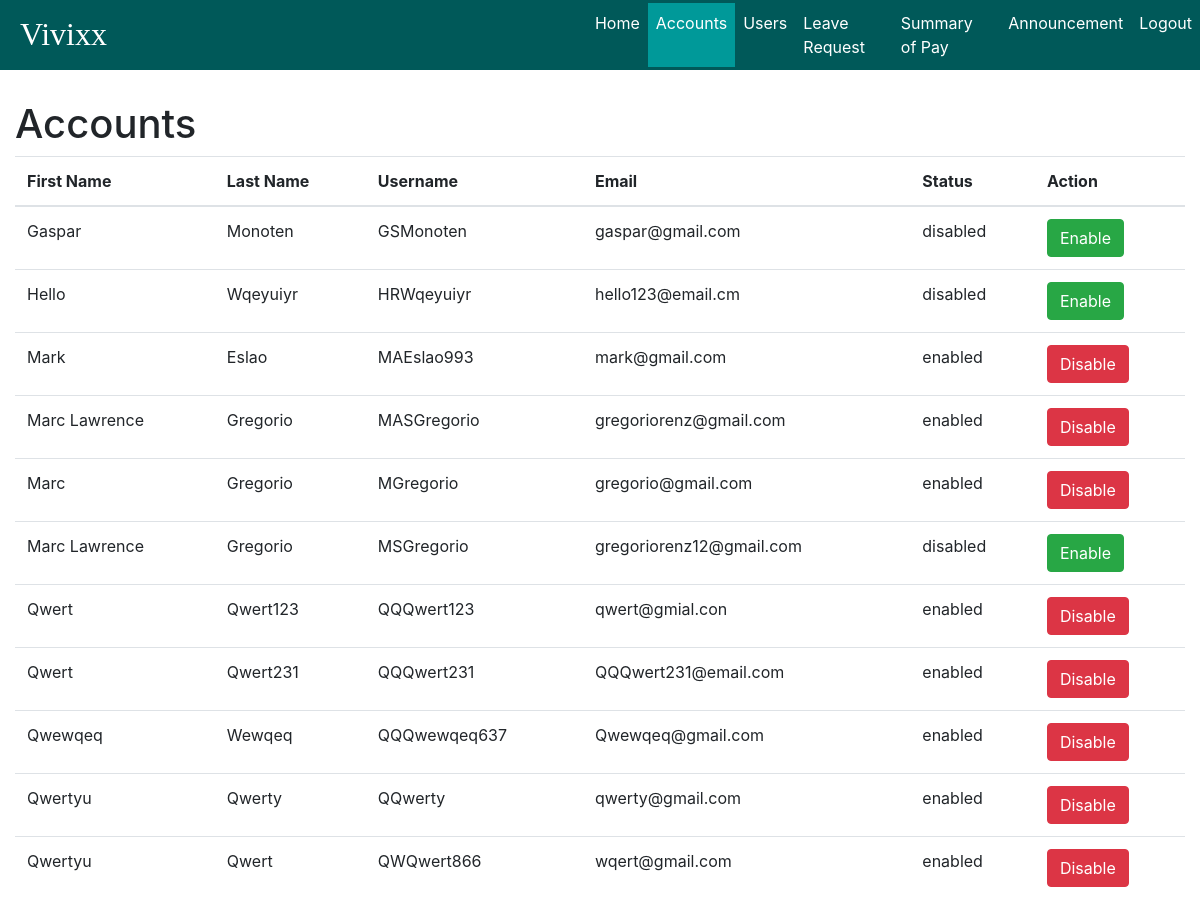
The page /admin/accounts/accounts_status.php (signed in) on the database as committed earlier.
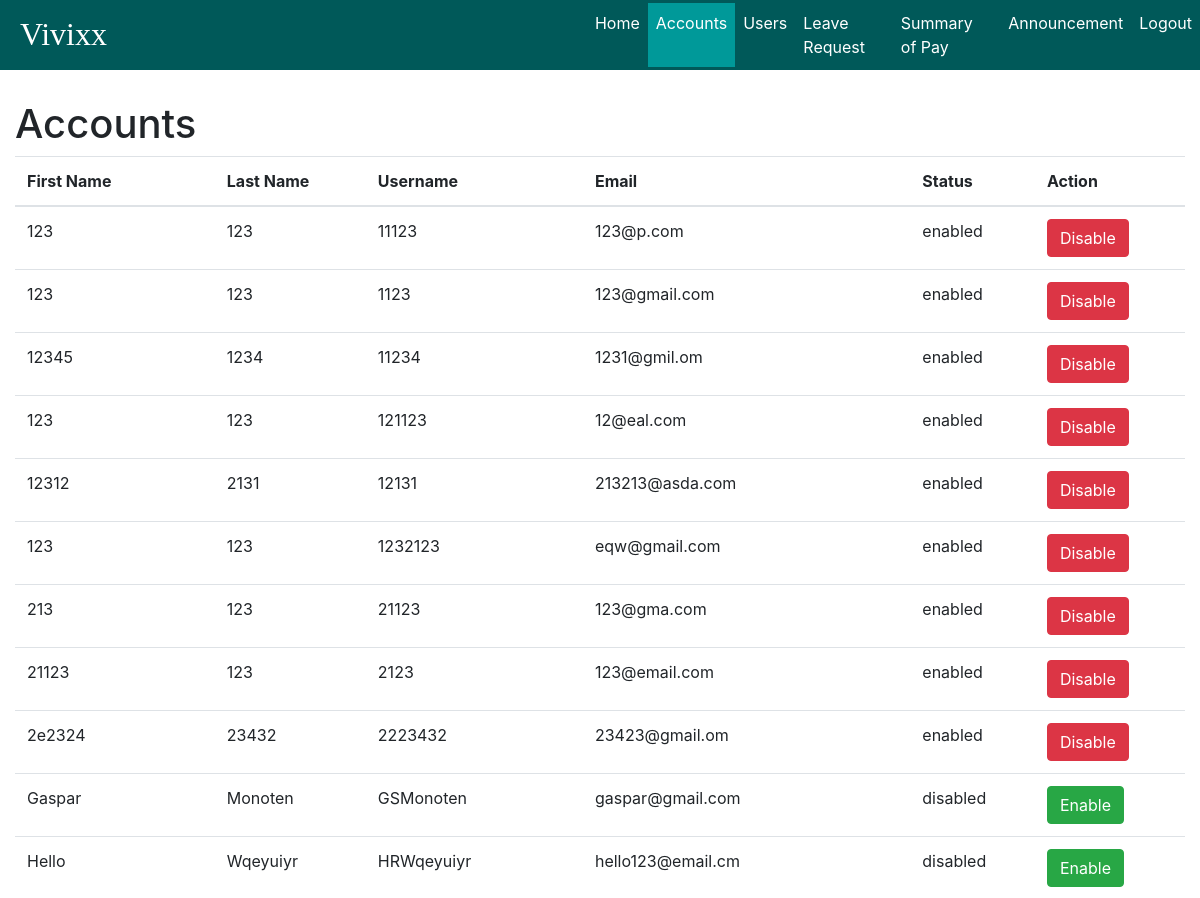
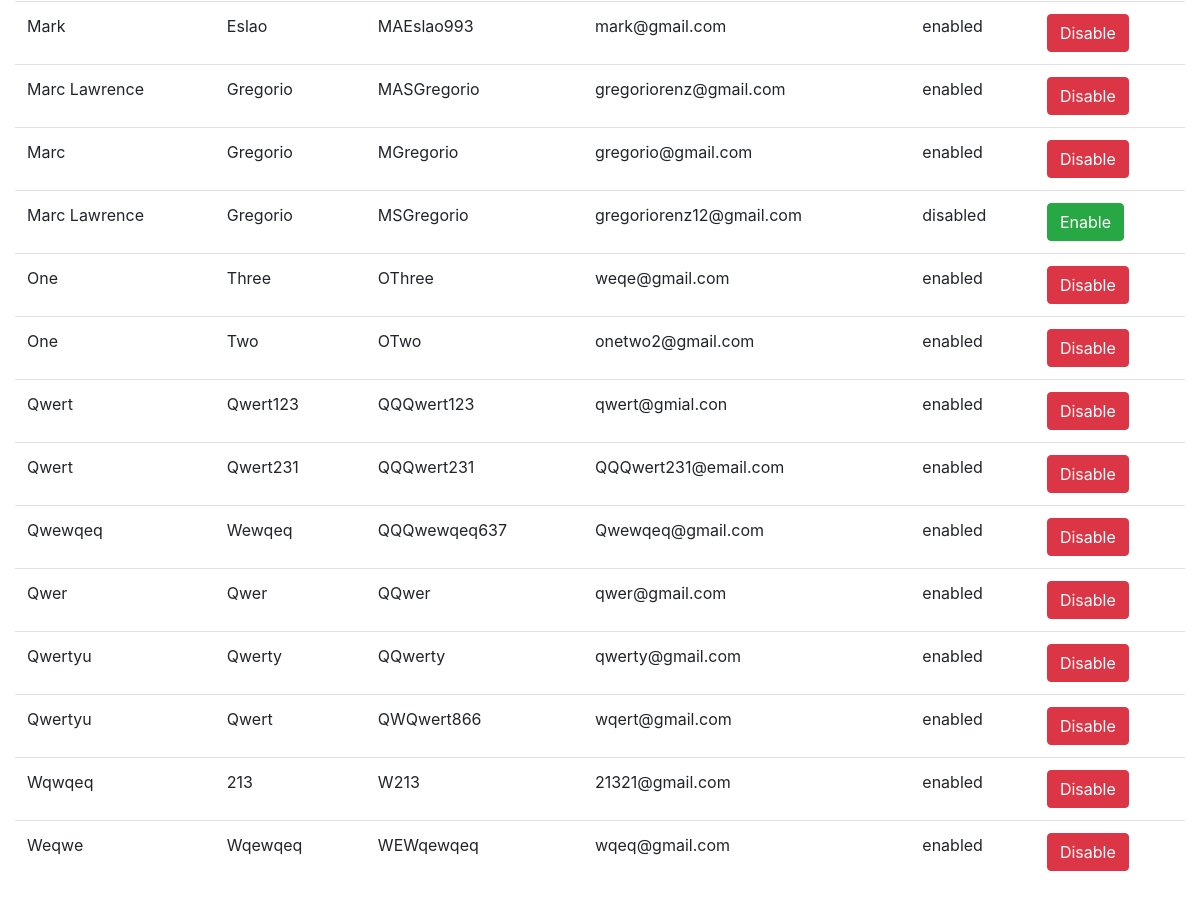
The same page on the database as committed later (2 pictures, top to bottom).
### tables this page shows
CREATE TABLE `user` (
  `username` varchar(45) NOT NULL,
  `user_id` int(11) NOT NULL AUTO_INCREMENT,
  `email` varchar(45) NOT NULL,
  `password` varchar(255) NOT NULL,
  `date_registered` date NOT NULL,
  `status` enum('enabled','disabled') DEFAULT 'enabled',
  `type` enum('admin','user') DEFAULT 'user',
  PRIMARY KEY (`username`),
  UNIQUE KEY `user_id_UNIQUE` (`user_id`),
  UNIQUE KEY `username_UNIQUE` (`username`)
);

CREATE TABLE `user_info` (
  `user_id` int(11) NOT NULL,
  `prof_image` mediumblob,
  `signature` mediumblob,
  `first_name` varchar(45) DEFAULT NULL,
  `middle_name` varchar(45) DEFAULT NULL,
  `last_name` varchar(45) DEFAULT NULL,
  `birth_date` date DEFAULT NULL,
  `birth_place` varchar(45) DEFAULT NULL,
  `contact_number` varchar(45) DEFAULT NULL,
  `facebook_link` varchar(100) DEFAULT NULL,
  `gender` varchar(45) DEFAULT NULL,
  `height` varchar(45) DEFAULT NULL,
  `weight` int(3) DEFAULT NULL,
  `blood_type` enum('o','a','b','ab') DEFAULT NULL,
  `residential_address` varchar(45) DEFAULT NULL,
  `residential_zip` int(4) DEFAULT NULL,
  `residential_tel_no` varchar(45) DEFAULT NULL,
  `permanent_address` varchar(45) DEFAULT NULL,
  `permanent_zip` int(4) DEFAULT NULL,
  `permanent_tel_no` varchar(45) DEFAULT NULL,
  `citizenship` varchar(45) DEFAULT NULL,
  `civil_status` varchar(45) DEFAULT NULL,
  `sss_no` varchar(45) DEFAULT NULL,
  `tin` varchar(45) DEFAULT NULL,
  `philhealth_no` varchar(45) DEFAULT NULL,
  `pagibig_id_no` varchar(45) DEFAULT NULL,
  PRIMARY KEY (`user_id`),
  UNIQUE KEY `user_id_UNIQUE` (`user_id`),
  CONSTRAINT `user_id` FOREIGN KEY (`user_id`) REFERENCES `user` (`user_id`) ON DELETE CASCADE ON UPDATE CASCADE
);

### admin/accounts/accounts_status.php (the view, shortened to what this page needs)
<?php
	$connect = Connect();
?>
<!DOCTYPE html>
<html>
<head>
	<link rel="stylesheet" href="../../style/bootstrap/bootstrap.min.css">
	<link type="text/css" rel="stylesheet" href="../style/style.css" media="screen, projection">
    <link rel="stylesheet" href="../../style/datatables.css">
</head>
<body style="background-color:white !important;">
	<div id="wrapper">
		<nav class="navbar fixed-top navbar-expand-lg navbar-dark" id="navigation-bar">
			<a href="index" class="navbar-brand" style="margin-right:40vw;">Vivixx</a>
			<div class="collapse navbar-collapse" id="navbar-content">
				<ul class="navbar-nav">
					<li class="nav-item">
						<a class="nav-link" href="../index.php">Home</a>
					</li>
					<li class="nav-item active">
						<a class="nav-link" href="accounts_status.php">Accounts</a>
					</li>
					<li class="nav-item">
						<a class="nav-link" href="../user_information/user_information.php">Users</a>
					</li>
					<li class="nav-item">
						<a class="nav-link" href="../leave_request/leave_requests.php">Leave Request</a>
					</li>
					<li class="nav-item">
						<a class="nav-link" href="#">Summary of Pay</a>
					</li>
					<li class="nav-item">
						<a class="nav-link" href="../announcements/announcement.php">Announcement</a>
					</li>
					<li class="nav-item">
						<a class="nav-link logout" href="../logout.php">Logout</a>
					</li>
				</ul>
			</div>
		</nav>
		<div class="accounts-content container-fluid">
			<h1>Accounts</h1>
				<table class="table" id="table">
					<thead>
						<tr>
							<th>First Name</th>
							<th>Last Name</th>
							<th>Username</th>
							<th>Email</th>
							<th>Status</th>
							<th>Action</th>
						</tr>
					</thead>
					<?php
					$sql = "select username, email, first_name, last_name,status from user natural join user_info where type='user';";
					$result = $connect->query($sql);
					if($result-> num_rows > 0){
						while($row = $result->fetch_assoc()){
						if($row["status"] === "enabled"){
							$button = "
							<input name='disable' value='Disable' style='display: none;'>
							<a href='update_status.php?disable=".$row['status']."& username=".$row['username']."' class='show btn btn-danger'>Disable</a>";
						}else{
							$button = "
							<input name='enable' value='Enable' style='display: none;'>
							<a href='update_status.php?enable=".$row['status']."& username=".$row['username']."' class='show btn btn-success'>Enable</a>";
						}
							echo "
							<tr>
							<td>" . ucwords($row['first_name']) . "</td>
							<td>" . ucwords($row['last_name']) . "</td>
							<td>" . $row['username'] . "</td>
							<td>" . $row['email'] . "</td>
							<td>" . $row['status'] . "</td>
							<td>
							".$button."</td>
							</tr>";
						}
						}
					?>
  				</table>
		</div>
	</div>
</body>
</html>

### admin/style/style.css (style rules this page uses)
#navigation-bar { background-color: #005959; max-height: 70px; min-height: 70px; padding: 0 0 0 5px; }
#navigation-bar .navbar-brand { font-size: 2rem; font-family: rockwell; height: auto; margin: 3px 5px 5px 15px; }
#navigation-bar .navbar-nav .active { background-color: #009999; }
#navigation-bar .navbar-nav .nav-link { color: #fff; display: block; }
#wrapper .accounts-content { margin-top: 100px; }
#wrapper #navbar-content { background-color: inherit; }

Rows that differ between the two databases and show on the page:
added user: user.first_name "123", user.last_name "123", username "11123", email "123@p.com", status "enabled"
added user: user.first_name "123", user.last_name "123", username "1123", email "123@gmail.com", status "enabled"
added user: user.first_name "12345", user.last_name "1234", username "11234", email "1231@gmil.om", status "enabled"
added user: user.first_name "123", user.last_name "123", username "121123", email "12@eal.com", status "enabled"
added user: user.first_name "12312", user.last_name "2131", username "12131", email "213213@asda.com", status "enabled"
added user: user.first_name "123", user.last_name "123", username "1232123", email "eqw@gmail.com", status "enabled"
added user: user.first_name "213", user.last_name "123", username "21123", email "123@gma.com", status "enabled"
added user: user.first_name "21123", user.last_name "123", username "2123", email "123@email.com", status "enabled"
added user: user.first_name "2e2324", user.last_name "23432", username "2223432", email "23423@gmail.om", status "enabled"
added user: user.first_name "One", user.last_name "Three", username "OThree", email "weqe@gmail.com", status "enabled"
added user: user.first_name "One", user.last_name "Two", username "OTwo", email "onetwo2@gmail.com", status "enabled"
added user: user.first_name "Qwer", user.last_name "Qwer", username "QQwer", email "qwer@gmail.com", status "enabled"
added user: user.first_name "Wqwqeq", user.last_name "213", username "W213", email "21321@gmail.com", status "enabled"
added user: user.first_name "Weqwe", user.last_name "Wqewqeq", username "WEWqewqeq", email "wqeq@gmail.com", status "enabled"
